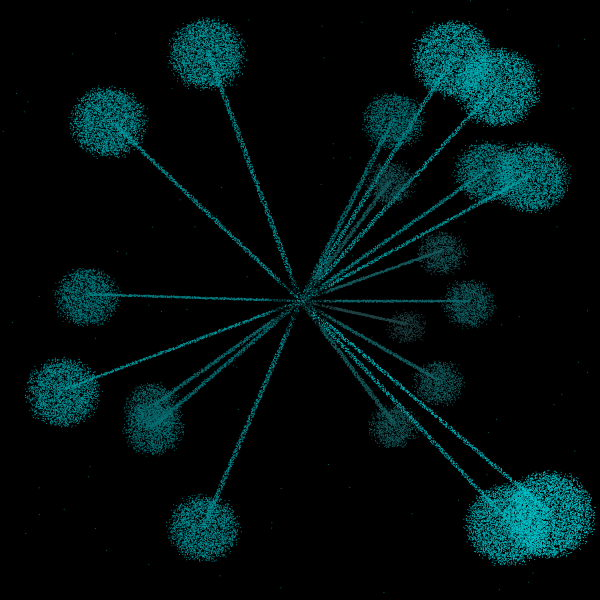
Frame 1 (no input)
Frame 60 (no input): identical to frame 1, image omitted
Frame 120 (the mouse pressed at the canvas centre since frame 60): identical to frame 1, image omitted

The p5.js sketch that drew this single still picture (run headless with seeded random() and noise() and a simulated clock; from frame 60 on, the mouse is pressed at the canvas centre):

// p5.js sketch
// ── sketch.js
let direction;

function drawCircle(pos, radius, color) {
	let spread = 8;

	for (x = pos.x - radius; x < pos.x + radius; x++) {
		yspan = radius * sin(acos((pos.x - x) / radius));
		for (y = pos.y - yspan; y < pos.y + yspan; y++) {
			let px = x + random(-spread, spread);
			let py = y + random(spread);
			point(px, py);
		}
	}
}

function drawLine(start, end, distance, color) {
	for (t = 0; t < 1; t += 0.001) {
		let pointX = start.x + (end.x - start.x) * t + random(-2, 3);
		let pointY = start.y + (end.y - start.y) * t + random(2);
		point(pointX, pointY);
	}
}

function setup() {
	createCanvas(600, 600);
	background(0);
	colorMode(HSB);

	let p0 = createVector(width / 2, height / 2);

	mainColor = random(255);

	for (i = 0; i < 20; i++) {
		let p1 = createVector(random(50, width - 50), random(50, height - 50));
		let distance = dist(p0.x, p0.y, p1.x, p1.y);

		let strokeColor = color(mainColor, distance / 2, distance / 4);
		stroke(strokeColor);

		drawLine(p0, p1, distance, "black");
		drawCircle(p1, distance / 8, "black");
	}

	for (i = 0; i < 100; i++) {
		point(random(width), random(height));
	}

	stroke("black");
	drawCircle(p0, 30, "white");
}

function draw() {}
